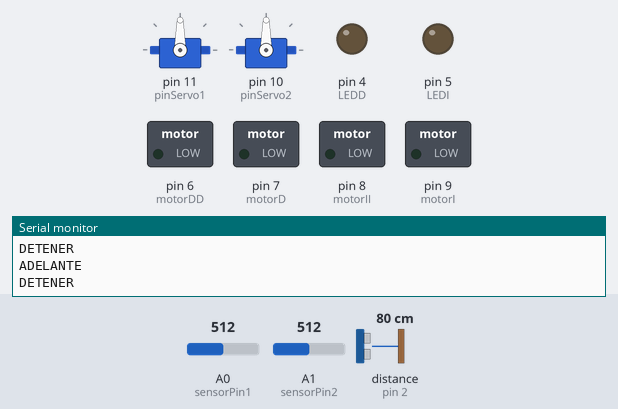
Bench run of a sketch on a simulated Arduino Uno, built with avr-gcc and run on an emulated ATmega328P. On the bench: 2 × servo, switched loads named in the sketch (green lamp = pin HIGH), output pins drawn as LEDs (lit = HIGH), the last lines printed to the serial monitor. Wiring (inferred from the names in the program): ultrasonic range finder: trigger pin 3; echo pin 2. The inputs (shaded band) are chosen by the test bench; at power-on: distance to the obstacle (sensor on pin 2) 80 cm, A0 (sensorPin1) = 512, A1 (sensorPin2) = 512. The echo pulse lasts 58.3 µs per cm; pins used as bus, display or sensor lines are not drawn.

Above: at 10.95 s.
11.3 s: distance to the obstacle (sensor on pin 2) set to 18 cm
14.3 s: distance to the obstacle (sensor on pin 2) set to 14 cm
17.3 s: distance to the obstacle (sensor on pin 2) set to 4 cm
20.3 s: distance to the obstacle (sensor on pin 2) set to 2 cm
At 23.0 s:
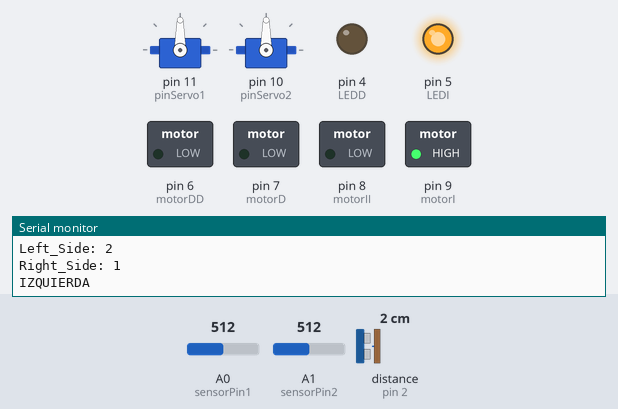
23.3 s: distance to the obstacle (sensor on pin 2) set to 9 cm
At 25.9 s:
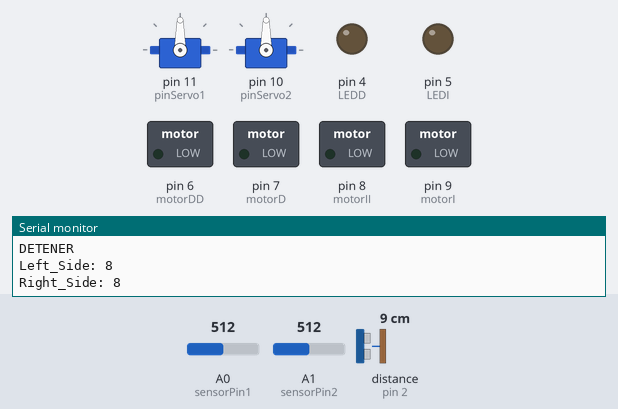
26.3 s: distance to the obstacle (sensor on pin 2) set to 35 cm
At 26.47 s:
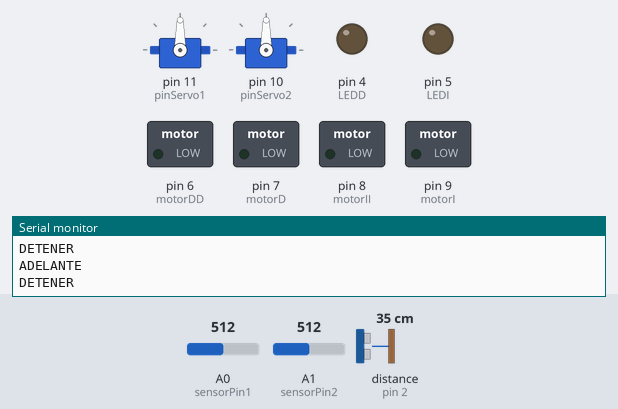
Timing chart, 0 to 29.3 s (numbered marks = the images above; inputs shaded):
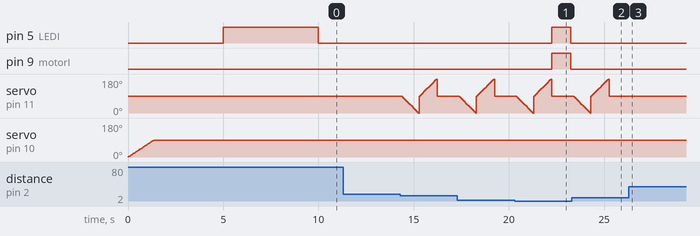

Measured:
- the behaviour switches between 3 and 2 cm on distance to the obstacle (sensor on pin 2) (found by bisection; images 0 and 1)
- after the input at 20.3 s, pin 5 (LEDI), pin 9 (motorI): LOW → HIGH after 2.0 s, → LOW 1.0 s later
- after the input at 23.3 s, pin 5 (LEDI), pin 9 (motorI): stays LOW (without the input it goes to HIGH after 2.0 s)
- after the input at 26.3 s, servo on pin 11 (pinServo1): stops changing and stays 90°

The sketch:

ultrasonico-test.ino
```cpp
#include "motor.h"
#include "ultrasonico.h"
#include <Servo.h>


// Infrarojo
const int sensorPin1 = A0;    // pin that the sensor is attached to
const int sensorPin2 = A1;    // pin that the sensor is attached to

int j = 0;
int sensorValue1 = 0;         // the sensor value
int sensorValue2 = 0;         // the sensor value
int sensorMin1 = 1000;        // minimum sensor value
int sensorMax1 = 0;           // maximum sensor value
int sensorMin2 = 1000;        // minimum sensor value
int sensorMax2 = 0;           // maximum sensor value

// MOTOR
Motor myMotor;

// SERVO
Servo myservo1;  // create servo object to control a servo
Servo myservo2;  // create servo object to control a servo

int pos1 = 0;    // variable to store the servo1 position
int pos2 = 0;    // variable to store the servo2 position

const int pinServo1 = 11;
const int pinServo2 = 10;

// LEDS
const int LEDD = 4;     // LED INDICADOR DE SENSOR DERECHO
const int LEDI = 5;     // LED INDICADOR DE SENSOR IZQUIERDIO

//ULTRASONICO
Ultrasonico myUltrasonic;
int ultraSonicValue = 0;

void setup(){
  // SERIAL
  Serial.begin(9600);
  // MOTORES
  myMotor.SETUP();
  // LEDS
  pinMode(LEDD, OUTPUT);
  pinMode(LEDI, OUTPUT);
  digitalWrite(LEDI, LOW);
  digitalWrite(LEDD, LOW);
  // ULTRASONICO
  myUltrasonic.SETUP();
  // SERVO
  myservo1.attach(pinServo1);  // attaches the servo on pin 9 to the servo object
  myservo2.attach(pinServo2);
  startPosition();

  // Infrarojo
  pinMode(sensorPin1, INPUT);
  pinMode(sensorPin2, INPUT);
  calibration();
}

void loop(){
  myservo1.write(80);
  myservo1.write(90);
  digitalWrite(LEDI, LOW);
  digitalWrite(LEDD, LOW);

  // read the sensor:
  sensorValue1 = analogRead(sensorPin1);
  sensorValue2 = analogRead(sensorPin2);

  // apply the calibration to the sensor reading
  sensorValue1 = map(sensorValue1, sensorMin1, sensorMax1, 0, 150);
  sensorValue2 = map(sensorValue2, sensorMin2, sensorMax2, 0, 150);

  // in case the sensor value is outside the range seen during calibration
  sensorValue1 = constrain(sensorValue1, 0, 150);
  sensorValue2 = constrain(sensorValue2, 0, 150);

  if(sensorValue1 >= 75 && sensorValue2>=75){
    myMotor.Adelante();
  } else if(sensorValue1 >= 75){
    myMotor.Izquierda();
  } else if(sensorValue2 >= 75){
    myMotor.Derecha();
  } else {
    myMotor.Detener();
  }

  delay(100);

  // ULTRASONICO
  int uSV = 1000;
  int left_distance = 0;
  int right_distance = 0;

  uSV = myUltrasonic.Lectura();

  if(uSV <= 15){
    myMotor.Detener();
    // Mirar hacia la izquierda
    lookLeft();
    left_distance = myUltrasonic.Lectura();
    Serial.print("\nLeft_Side: ");
    Serial.print(left_distance);

    lookRight();
    right_distance = myUltrasonic.Lectura();
    Serial.print("\nRight_Side: ");
    Serial.print(right_distance);
    uSV = 1000;

    ultraSonic_Turning(left_distance, right_distance);
  }
  uSV = 1000;

  myMotor.Adelante();

}

void startPosition(){
  myservo2.write(0);
  for (pos2 = 0; pos2 <= 90; pos2 += 1) { // goes from 0 degrees to 90 degrees
    // in steps of 1 degree
    myservo2.write(pos2);              // tell servo to go to position in variable 'pos'
    delay(15);                       // waits 15ms for the servo to reach the position
  }
}


void lookLeft(){
  for (pos2 = 90; pos2 >= 0; pos2 -= 5) { // goes from 0 degrees to 90 degrees
    // in steps of 1 degree
    myservo1.write(pos2);              // tell servo to go to position in variable 'pos'
    delay(50);                       // waits 15ms for the servo to reach the position
  }
}

int lookRight(){
  for (pos2 = 90; pos2 <= 180; pos2 += 5) { // goes from 0 degrees to 90 degrees
    // in steps of 1 degree
    myservo1.write(pos2);              // tell servo to go to position in variable 'pos'
    delay(50);                       // waits 15ms for the servo to reach the position
  }
}

void ultraSonic_Turning(int left, int right){
  if(left > right){
    digitalWrite(LEDI, HIGH);
    digitalWrite(LEDD, LOW);
    myMotor.Izquierda();
  } else if(left < right){
    digitalWrite(LEDI, LOW);
    digitalWrite(LEDD, HIGH);
    myMotor.Derecha();
  }
  myservo1.write(90);
  delay(1000);
  digitalWrite(LEDI, LOW);
  digitalWrite(LEDD, LOW);
  myMotor.Detener();
}


void calibration(){
   // calibrate during the first five seconds
  while (millis() < 5000) {
    sensorValue1 = analogRead(sensorPin1);

    // record the maximum sensor value
    if (sensorValue1 > sensorMax1) {
      sensorMax1 = sensorValue1;
    }

    //   record the minimum sensor value
    if (sensorValue1 < sensorMin1) {
      sensorMin1 = sensorValue1;
    }

  }

  digitalWrite(5, HIGH);
  digitalWrite(4, LOW);
  while (millis() < 10000) {
    sensorValue2 = analogRead(sensorPin2);

    if (sensorValue2 > sensorMax2) {
      sensorMax2 = sensorValue2;
    }
    //  record the minimum sensor value
    if (sensorValue2 < sensorMin2) {
      sensorMin2 = sensorValue2;
    }
  }
}
```

motor.cpp
```cpp
#include "motor.h"
#include "Arduino.h"

const int motorD = 7;   // Motor Derecho Salida Digital      PIN 7 ----> 2  SN
const int motorDD = 6;  // Motor Derecho Salida Digital      PIN 6 ----> 7  SN
const int motorI = 9;   // Motor Izquierdo Salida Digital    PIN 8 ----> 10 SN
const int motorII = 8;  // Motor Izquierdo Salida Digital    PIN 9 ----> 15 SN

Motor::Motor(){
}

void Motor::SETUP(){
    pinMode(motorI, OUTPUT);
    pinMode(motorII, OUTPUT);
    pinMode(motorD, OUTPUT);
    pinMode(motorDD, OUTPUT);
}

void Motor::Atras(){
    Serial.println("ATRAS");
    digitalWrite(motorI, LOW);
    digitalWrite(motorII, HIGH);

    digitalWrite(motorD, LOW);
    digitalWrite(motorDD, HIGH);
}

void Motor::Adelante(){
    Serial.println("ADELANTE");
    analogWrite(motorI, 255);
    digitalWrite(motorII, LOW);

    analogWrite(motorD, 600);
    digitalWrite(motorDD, LOW);

}

void Motor::Detener(){
    Serial.println("DETENER");
    digitalWrite(motorI, LOW);
    digitalWrite(motorII, LOW);

    digitalWrite(motorD, LOW);
    digitalWrite(motorDD, LOW);

}

void Motor::Izquierda(){
    Serial.println("\nIZQUIERDA");
    digitalWrite(motorI, HIGH);
    digitalWrite(motorII, LOW);

    digitalWrite(motorD, LOW);
    digitalWrite(motorDD, LOW);

}

void Motor::Derecha(){
    Serial.println("\nDERECHA");
    digitalWrite(motorI, LOW);
    digitalWrite(motorII, LOW);

    digitalWrite(motorD, HIGH);
    digitalWrite(motorDD, LOW);

}
```

motor.h
```cpp
#ifndef MOTOR_H
#define MOTOR_H

class Motor {
	public:
		Motor();
		void SETUP();
		void Atras();
		void Adelante();
		void Detener();
		void Derecha();
		void Izquierda();
};

#endif // !MOTOR_H
```

ultrasonico.cpp
```cpp
#include "ultrasonico.h"
#include "Arduino.h"

// defines pins numbers
const int trigPin = 3;
const int echoPin = 2;

// defines variables
long duration = 0;
int distance = 0;


Ultrasonico::Ultrasonico(){}

void Ultrasonico::SETUP(){
    pinMode(trigPin, OUTPUT); // Sets the trigPin as an Output
    pinMode(echoPin, INPUT); // Sets the echoPin as an Input
}

int Ultrasonico::Lectura(){
    // Clears the trigPin
    digitalWrite(trigPin, LOW);
    delayMicroseconds(2);
    // Sets the trigPin on HIGH state for 10 micro seconds
    digitalWrite(trigPin, HIGH);
    delayMicroseconds(10);
    digitalWrite(trigPin, LOW);
    // Reads the echoPin, returns the sound wave travel time in microseconds
    duration = pulseIn(echoPin, HIGH);
    // Calculating the distance
    distance = duration*0.034/2;
    return distance;
}
```

ultrasonico.h
```cpp
#ifndef ULTRASONICO_H
#define ULTRASONICO_H

class Ultrasonico {
	public:
        Ultrasonico();
        void SETUP();
        int Lectura();
};

#endif // !ULTRASONICO_H
```
